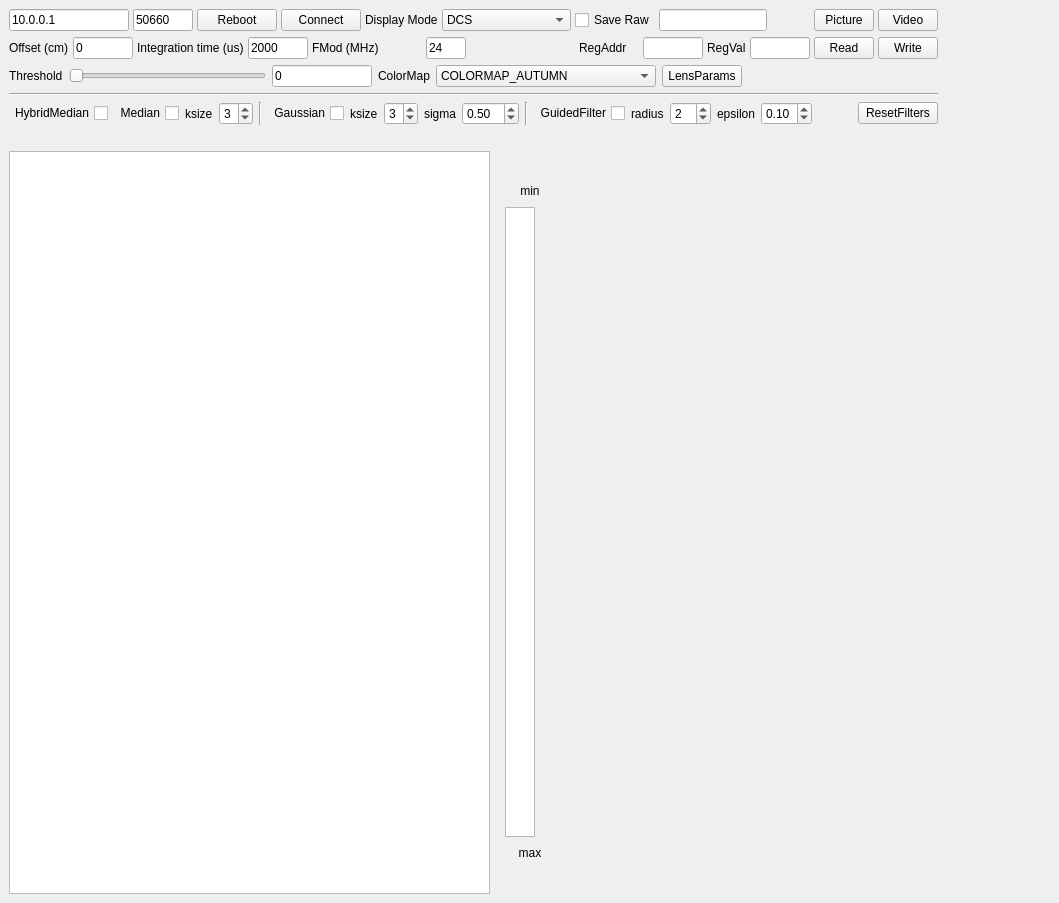
<?xml version="1.0" encoding="UTF-8"?>
<ui version="4.0">
 <class>MainWindow</class>
 <widget class="QMainWindow" name="MainWindow">
  <property name="geometry">
   <rect>
    <x>0</x>
    <y>0</y>
    <width>1059</width>
    <height>903</height>
   </rect>
  </property>
  <property name="windowTitle">
   <string>IMX556 TOF Sensor Demo</string>
  </property>
  <widget class="QWidget" name="centralwidget">
   <layout class="QVBoxLayout" name="verticalLayout_2">
    <item>
     <layout class="QHBoxLayout" name="horizontalLayout_3" stretch="0,15">
      <item>
       <layout class="QVBoxLayout" name="verticalLayout">
        <item>
         <layout class="QHBoxLayout" name="horizontalLayout">
          <property name="spacing">
           <number>4</number>
          </property>
          <item>
           <widget class="QLineEdit" name="lineEdit_hostName">
            <property name="sizePolicy">
             <sizepolicy hsizetype="Preferred" vsizetype="Preferred">
              <horstretch>0</horstretch>
              <verstretch>0</verstretch>
             </sizepolicy>
            </property>
            <property name="minimumSize">
             <size>
              <width>120</width>
              <height>22</height>
             </size>
            </property>
            <property name="maximumSize">
             <size>
              <width>120</width>
              <height>16777215</height>
             </size>
            </property>
            <property name="text">
             <string>10.0.0.1</string>
            </property>
            <property name="placeholderText">
             <string>IP</string>
            </property>
           </widget>
          </item>
          <item>
           <widget class="QLineEdit" name="lineEdit_port">
            <property name="sizePolicy">
             <sizepolicy hsizetype="Preferred" vsizetype="Preferred">
              <horstretch>0</horstretch>
              <verstretch>0</verstretch>
             </sizepolicy>
            </property>
            <property name="minimumSize">
             <size>
              <width>60</width>
              <height>22</height>
             </size>
            </property>
            <property name="maximumSize">
             <size>
              <width>60</width>
              <height>16777215</height>
             </size>
            </property>
            <property name="text">
             <string>50660</string>
            </property>
            <property name="placeholderText">
             <string>Port</string>
            </property>
           </widget>
          </item>
          <item>
           <widget class="QPushButton" name="pushButton_reboot">
            <property name="sizePolicy">
             <sizepolicy hsizetype="Preferred" vsizetype="Preferred">
              <horstretch>0</horstretch>
              <verstretch>0</verstretch>
             </sizepolicy>
            </property>
            <property name="text">
             <string>Reboot</string>
            </property>
           </widget>
          </item>
          <item>
           <widget class="QPushButton" name="pushButton_connect">
            <property name="sizePolicy">
             <sizepolicy hsizetype="Preferred" vsizetype="Preferred">
              <horstretch>0</horstretch>
              <verstretch>0</verstretch>
             </sizepolicy>
            </property>
            <property name="minimumSize">
             <size>
              <width>80</width>
              <height>0</height>
             </size>
            </property>
            <property name="maximumSize">
             <size>
              <width>80</width>
              <height>16777215</height>
             </size>
            </property>
            <property name="text">
             <string>Connect</string>
            </property>
           </widget>
          </item>
          <item>
           <widget class="QLabel" name="label_DisplayMode">
            <property name="sizePolicy">
             <sizepolicy hsizetype="Expanding" vsizetype="Preferred">
              <horstretch>0</horstretch>
              <verstretch>0</verstretch>
             </sizepolicy>
            </property>
            <property name="minimumSize">
             <size>
              <width>0</width>
              <height>0</height>
             </size>
            </property>
            <property name="maximumSize">
             <size>
              <width>16777215</width>
              <height>16777215</height>
             </size>
            </property>
            <property name="layoutDirection">
             <enum>Qt::LeftToRight</enum>
            </property>
            <property name="text">
             <string>Display Mode</string>
            </property>
           </widget>
          </item>
          <item>
           <widget class="QComboBox" name="comboBox_displayMode">
            <property name="sizePolicy">
             <sizepolicy hsizetype="MinimumExpanding" vsizetype="Preferred">
              <horstretch>0</horstretch>
              <verstretch>0</verstretch>
             </sizepolicy>
            </property>
            <property name="minimumSize">
             <size>
              <width>0</width>
              <height>0</height>
             </size>
            </property>
            <property name="maximumSize">
             <size>
              <width>200</width>
              <height>16777215</height>
             </size>
            </property>
            <property name="currentText">
             <string>DCS</string>
            </property>
            <property name="currentIndex">
             <number>0</number>
            </property>
            <item>
             <property name="text">
              <string>DCS</string>
             </property>
            </item>
            <item>
             <property name="text">
              <string>Amplitude (clamp)</string>
             </property>
            </item>
            <item>
             <property name="text">
              <string>Amplitude (scale)</string>
             </property>
            </item>
            <item>
             <property name="text">
              <string>Distance</string>
             </property>
            </item>
            <item>
             <property name="text">
              <string>Pointcloud</string>
             </property>
            </item>
           </widget>
          </item>
          <item>
           <widget class="QCheckBox" name="checkBox_saveRaw">
            <property name="text">
             <string>Save Raw</string>
            </property>
           </widget>
          </item>
          <item>
           <widget class="QLineEdit" name="lineEdit_savePath">
            <property name="toolTip">
             <string>check &quot;Save Raw&quot; box to select destination</string>
            </property>
            <property name="readOnly">
             <bool>true</bool>
            </property>
           </widget>
          </item>
          <item>
           <spacer name="horizontalSpacer_5">
            <property name="orientation">
             <enum>Qt::Horizontal</enum>
            </property>
            <property name="sizeHint" stdset="0">
             <size>
              <width>40</width>
              <height>20</height>
             </size>
            </property>
           </spacer>
          </item>
          <item>
           <widget class="QPushButton" name="pushButton_picture">
            <property name="sizePolicy">
             <sizepolicy hsizetype="Preferred" vsizetype="Preferred">
              <horstretch>0</horstretch>
              <verstretch>0</verstretch>
             </sizepolicy>
            </property>
            <property name="minimumSize">
             <size>
              <width>60</width>
              <height>0</height>
             </size>
            </property>
            <property name="maximumSize">
             <size>
              <width>60</width>
              <height>16777215</height>
             </size>
            </property>
            <property name="text">
             <string>Picture</string>
            </property>
           </widget>
          </item>
          <item>
           <widget class="QPushButton" name="pushButton_Video">
            <property name="sizePolicy">
             <sizepolicy hsizetype="Preferred" vsizetype="Preferred">
              <horstretch>0</horstretch>
              <verstretch>0</verstretch>
             </sizepolicy>
            </property>
            <property name="minimumSize">
             <size>
              <width>60</width>
              <height>0</height>
             </size>
            </property>
            <property name="maximumSize">
             <size>
              <width>60</width>
              <height>16777215</height>
             </size>
            </property>
            <property name="text">
             <string>Video</string>
            </property>
           </widget>
          </item>
         </layout>
        </item>
        <item>
         <layout class="QHBoxLayout" name="horizontalLayout_2">
          <property name="spacing">
           <number>4</number>
          </property>
          <item>
           <widget class="QLabel" name="label_Offset">
            <property name="sizePolicy">
             <sizepolicy hsizetype="Preferred" vsizetype="Preferred">
              <horstretch>0</horstretch>
              <verstretch>0</verstretch>
             </sizepolicy>
            </property>
            <property name="minimumSize">
             <size>
              <width>0</width>
              <height>0</height>
             </size>
            </property>
            <property name="maximumSize">
             <size>
              <width>80</width>
              <height>16777215</height>
             </size>
            </property>
            <property name="text">
             <string>Offset (cm)</string>
            </property>
           </widget>
          </item>
          <item>
           <widget class="QLineEdit" name="lineEdit_offset">
            <property name="sizePolicy">
             <sizepolicy hsizetype="Preferred" vsizetype="Preferred">
              <horstretch>0</horstretch>
              <verstretch>0</verstretch>
             </sizepolicy>
            </property>
            <property name="minimumSize">
             <size>
              <width>60</width>
              <height>0</height>
             </size>
            </property>
            <property name="maximumSize">
             <size>
              <width>60</width>
              <height>16777215</height>
             </size>
            </property>
            <property name="text">
             <string>0</string>
            </property>
           </widget>
          </item>
          <item>
           <widget class="QLabel" name="label_IntgTime">
            <property name="sizePolicy">
             <sizepolicy hsizetype="Preferred" vsizetype="Preferred">
              <horstretch>0</horstretch>
              <verstretch>0</verstretch>
             </sizepolicy>
            </property>
            <property name="minimumSize">
             <size>
              <width>0</width>
              <height>0</height>
             </size>
            </property>
            <property name="maximumSize">
             <size>
              <width>16777215</width>
              <height>16777215</height>
             </size>
            </property>
            <property name="text">
             <string>Integration time (us)</string>
            </property>
           </widget>
          </item>
          <item>
           <widget class="QLineEdit" name="lineEdit_intgtime">
            <property name="sizePolicy">
             <sizepolicy hsizetype="Preferred" vsizetype="Preferred">
              <horstretch>0</horstretch>
              <verstretch>0</verstretch>
             </sizepolicy>
            </property>
            <property name="minimumSize">
             <size>
              <width>60</width>
              <height>0</height>
             </size>
            </property>
            <property name="maximumSize">
             <size>
              <width>60</width>
              <height>16777215</height>
             </size>
            </property>
            <property name="text">
             <string>2000</string>
            </property>
           </widget>
          </item>
          <item>
           <widget class="QLabel" name="label_FMOD">
            <property name="sizePolicy">
             <sizepolicy hsizetype="Expanding" vsizetype="Preferred">
              <horstretch>0</horstretch>
              <verstretch>0</verstretch>
             </sizepolicy>
            </property>
            <property name="minimumSize">
             <size>
              <width>80</width>
              <height>0</height>
             </size>
            </property>
            <property name="maximumSize">
             <size>
              <width>16777215</width>
              <height>16777215</height>
             </size>
            </property>
            <property name="text">
             <string>FMod (MHz)</string>
            </property>
           </widget>
          </item>
          <item>
           <widget class="QLineEdit" name="lineEdit_fmod">
            <property name="sizePolicy">
             <sizepolicy hsizetype="Preferred" vsizetype="Preferred">
              <horstretch>0</horstretch>
              <verstretch>0</verstretch>
             </sizepolicy>
            </property>
            <property name="minimumSize">
             <size>
              <width>40</width>
              <height>0</height>
             </size>
            </property>
            <property name="maximumSize">
             <size>
              <width>40</width>
              <height>16777215</height>
             </size>
            </property>
            <property name="text">
             <string>24</string>
            </property>
           </widget>
          </item>
          <item>
           <spacer name="horizontalSpacer_2">
            <property name="orientation">
             <enum>Qt::Horizontal</enum>
            </property>
            <property name="sizeHint" stdset="0">
             <size>
              <width>40</width>
              <height>20</height>
             </size>
            </property>
           </spacer>
          </item>
          <item>
           <widget class="QLabel" name="label_i2c_addr">
            <property name="sizePolicy">
             <sizepolicy hsizetype="Preferred" vsizetype="Preferred">
              <horstretch>0</horstretch>
              <verstretch>0</verstretch>
             </sizepolicy>
            </property>
            <property name="minimumSize">
             <size>
              <width>60</width>
              <height>0</height>
             </size>
            </property>
            <property name="maximumSize">
             <size>
              <width>60</width>
              <height>16777215</height>
             </size>
            </property>
            <property name="text">
             <string>RegAddr</string>
            </property>
           </widget>
          </item>
          <item>
           <widget class="QLineEdit" name="lineEdit_i2c_addr">
            <property name="sizePolicy">
             <sizepolicy hsizetype="Preferred" vsizetype="Preferred">
              <horstretch>0</horstretch>
              <verstretch>0</verstretch>
             </sizepolicy>
            </property>
            <property name="minimumSize">
             <size>
              <width>60</width>
              <height>0</height>
             </size>
            </property>
            <property name="maximumSize">
             <size>
              <width>60</width>
              <height>16777215</height>
             </size>
            </property>
           </widget>
          </item>
          <item>
           <widget class="QLabel" name="label_i2c_val">
            <property name="sizePolicy">
             <sizepolicy hsizetype="Preferred" vsizetype="Preferred">
              <horstretch>0</horstretch>
              <verstretch>0</verstretch>
             </sizepolicy>
            </property>
            <property name="minimumSize">
             <size>
              <width>0</width>
              <height>0</height>
             </size>
            </property>
            <property name="maximumSize">
             <size>
              <width>60</width>
              <height>16777215</height>
             </size>
            </property>
            <property name="text">
             <string>RegVal</string>
            </property>
           </widget>
          </item>
          <item>
           <widget class="QLineEdit" name="lineEdit_i2c_val">
            <property name="sizePolicy">
             <sizepolicy hsizetype="Preferred" vsizetype="Preferred">
              <horstretch>0</horstretch>
              <verstretch>0</verstretch>
             </sizepolicy>
            </property>
            <property name="minimumSize">
             <size>
              <width>60</width>
              <height>0</height>
             </size>
            </property>
            <property name="maximumSize">
             <size>
              <width>60</width>
              <height>16777215</height>
             </size>
            </property>
           </widget>
          </item>
          <item>
           <widget class="QPushButton" name="pushButton_i2c_read">
            <property name="sizePolicy">
             <sizepolicy hsizetype="Preferred" vsizetype="Preferred">
              <horstretch>0</horstretch>
              <verstretch>0</verstretch>
             </sizepolicy>
            </property>
            <property name="minimumSize">
             <size>
              <width>60</width>
              <height>0</height>
             </size>
            </property>
            <property name="maximumSize">
             <size>
              <width>60</width>
              <height>16777215</height>
             </size>
            </property>
            <property name="text">
             <string>Read</string>
            </property>
           </widget>
          </item>
          <item>
           <widget class="QPushButton" name="pushButton_i2c_write">
            <property name="sizePolicy">
             <sizepolicy hsizetype="Preferred" vsizetype="Preferred">
              <horstretch>0</horstretch>
              <verstretch>0</verstretch>
             </sizepolicy>
            </property>
            <property name="minimumSize">
             <size>
              <width>60</width>
              <height>0</height>
             </size>
            </property>
            <property name="maximumSize">
             <size>
              <width>60</width>
              <height>16777215</height>
             </size>
            </property>
            <property name="text">
             <string>Write</string>
            </property>
           </widget>
          </item>
         </layout>
        </item>
        <item>
         <layout class="QHBoxLayout" name="horizontalLayout_5">
          <item>
           <widget class="QLabel" name="label_threshold">
            <property name="text">
             <string>Threshold</string>
            </property>
           </widget>
          </item>
          <item>
           <widget class="QSlider" name="hslider_threshold">
            <property name="maximum">
             <number>1000</number>
            </property>
            <property name="orientation">
             <enum>Qt::Horizontal</enum>
            </property>
           </widget>
          </item>
          <item>
           <widget class="QLineEdit" name="lineEdit_threshold">
            <property name="maximumSize">
             <size>
              <width>100</width>
              <height>16777215</height>
             </size>
            </property>
            <property name="text">
             <string>0</string>
            </property>
           </widget>
          </item>
          <item>
           <widget class="QLabel" name="label_colormap">
            <property name="text">
             <string>ColorMap</string>
            </property>
           </widget>
          </item>
          <item>
           <widget class="QComboBox" name="comboBox_colormap">
            <property name="sizePolicy">
             <sizepolicy hsizetype="Expanding" vsizetype="Fixed">
              <horstretch>0</horstretch>
              <verstretch>0</verstretch>
             </sizepolicy>
            </property>
            <property name="maximumSize">
             <size>
              <width>250</width>
              <height>16777215</height>
             </size>
            </property>
            <property name="sizeAdjustPolicy">
             <enum>QComboBox::AdjustToContentsOnFirstShow</enum>
            </property>
            <property name="minimumContentsLength">
             <number>0</number>
            </property>
            <item>
             <property name="text">
              <string>COLORMAP_AUTUMN</string>
             </property>
            </item>
            <item>
             <property name="text">
              <string>COLORMAP_BONE</string>
             </property>
            </item>
            <item>
             <property name="text">
              <string>COLORMAP_JET</string>
             </property>
            </item>
            <item>
             <property name="text">
              <string>COLORMAP_WINTER</string>
             </property>
            </item>
            <item>
             <property name="text">
              <string>COLORMAP_RAINBOW</string>
             </property>
            </item>
            <item>
             <property name="text">
              <string>COLORMAP_OCEAN</string>
             </property>
            </item>
            <item>
             <property name="text">
              <string>COLORMAP_SUMMER</string>
             </property>
            </item>
            <item>
             <property name="text">
              <string>COLORMAP_SPRING</string>
             </property>
            </item>
            <item>
             <property name="text">
              <string>COLORMAP_COOL</string>
             </property>
            </item>
            <item>
             <property name="text">
              <string>COLORMAP_HSV</string>
             </property>
            </item>
            <item>
             <property name="text">
              <string>COLORMAP_PINK</string>
             </property>
            </item>
            <item>
             <property name="text">
              <string>COLORMAP_HOT</string>
             </property>
            </item>
            <item>
             <property name="text">
              <string>COLORMAP_PARULA</string>
             </property>
            </item>
            <item>
             <property name="text">
              <string>COLORMAP_MAGMA</string>
             </property>
            </item>
            <item>
             <property name="text">
              <string>COLORMAP_INFERNO</string>
             </property>
            </item>
            <item>
             <property name="text">
              <string>COLORMAP_PLASMA</string>
             </property>
            </item>
            <item>
             <property name="text">
              <string>COLORMAP_VIRIDIS</string>
             </property>
            </item>
            <item>
             <property name="text">
              <string>COLORMAP_CIVIDIS</string>
             </property>
            </item>
            <item>
             <property name="text">
              <string>COLORMAP_TWILIGHT</string>
             </property>
            </item>
            <item>
             <property name="text">
              <string>COLORMAP_TWILIGHT_SHIFTED</string>
             </property>
            </item>
            <item>
             <property name="text">
              <string>COLORMAP_TURBO</string>
             </property>
            </item>
           </widget>
          </item>
          <item>
           <widget class="QPushButton" name="pushButton_lensparams">
            <property name="text">
             <string>LensParams</string>
            </property>
           </widget>
          </item>
          <item>
           <spacer name="horizontalSpacer_3">
            <property name="orientation">
             <enum>Qt::Horizontal</enum>
            </property>
            <property name="sizeHint" stdset="0">
             <size>
              <width>40</width>
              <height>20</height>
             </size>
            </property>
           </spacer>
          </item>
         </layout>
        </item>
        <item>
         <widget class="Line" name="line_2">
          <property name="orientation">
           <enum>Qt::Horizontal</enum>
          </property>
         </widget>
        </item>
        <item>
         <layout class="QHBoxLayout" name="horizontalLayout_8">
          <item>
           <widget class="QCheckBox" name="checkBox_hybridmedian">
            <property name="layoutDirection">
             <enum>Qt::RightToLeft</enum>
            </property>
            <property name="text">
             <string>HybridMedian</string>
            </property>
           </widget>
          </item>
          <item>
           <widget class="QCheckBox" name="checkBox_medianBlur">
            <property name="layoutDirection">
             <enum>Qt::RightToLeft</enum>
            </property>
            <property name="text">
             <string>Median</string>
            </property>
           </widget>
          </item>
          <item>
           <widget class="QLabel" name="label_median_ksize">
            <property name="text">
             <string>ksize</string>
            </property>
           </widget>
          </item>
          <item>
           <widget class="OddSpinBox" name="spinBox_median_ksize">
            <property name="toolTip">
             <string>Odd numbers only [1-9]</string>
            </property>
            <property name="wrapping">
             <bool>true</bool>
            </property>
            <property name="readOnly">
             <bool>false</bool>
            </property>
            <property name="keyboardTracking">
             <bool>false</bool>
            </property>
            <property name="minimum">
             <number>1</number>
            </property>
            <property name="maximum">
             <number>5</number>
            </property>
            <property name="singleStep">
             <number>2</number>
            </property>
            <property name="value">
             <number>3</number>
            </property>
           </widget>
          </item>
          <item>
           <widget class="Line" name="line">
            <property name="orientation">
             <enum>Qt::Vertical</enum>
            </property>
           </widget>
          </item>
          <item>
           <widget class="QCheckBox" name="checkBox_gaussianBlur">
            <property name="layoutDirection">
             <enum>Qt::RightToLeft</enum>
            </property>
            <property name="text">
             <string>Gaussian</string>
            </property>
           </widget>
          </item>
          <item>
           <widget class="QLabel" name="label_gaussian_ksize">
            <property name="text">
             <string>ksize</string>
            </property>
           </widget>
          </item>
          <item>
           <widget class="OddSpinBox" name="spinBox_gaussian_ksize">
            <property name="toolTip">
             <string>Odd numbers only [1-9]</string>
            </property>
            <property name="wrapping">
             <bool>true</bool>
            </property>
            <property name="keyboardTracking">
             <bool>false</bool>
            </property>
            <property name="minimum">
             <number>1</number>
            </property>
            <property name="maximum">
             <number>9</number>
            </property>
            <property name="singleStep">
             <number>2</number>
            </property>
            <property name="value">
             <number>3</number>
            </property>
           </widget>
          </item>
          <item>
           <widget class="QLabel" name="label_gaussian_sigma">
            <property name="text">
             <string>sigma</string>
            </property>
           </widget>
          </item>
          <item>
           <widget class="QDoubleSpinBox" name="doubleSpinBox_gaussian_sigma">
            <property name="keyboardTracking">
             <bool>false</bool>
            </property>
            <property name="minimum">
             <double>0.000000000000000</double>
            </property>
            <property name="singleStep">
             <double>0.100000000000000</double>
            </property>
            <property name="value">
             <double>0.500000000000000</double>
            </property>
           </widget>
          </item>
          <item>
           <widget class="Line" name="line_3">
            <property name="orientation">
             <enum>Qt::Vertical</enum>
            </property>
           </widget>
          </item>
          <item>
           <widget class="QCheckBox" name="checkBox_guidedFilter">
            <property name="layoutDirection">
             <enum>Qt::RightToLeft</enum>
            </property>
            <property name="text">
             <string>GuidedFilter</string>
            </property>
           </widget>
          </item>
          <item>
           <widget class="QLabel" name="label_guided_r">
            <property name="text">
             <string>radius</string>
            </property>
           </widget>
          </item>
          <item>
           <widget class="EvenSpinBox" name="spinBox_guided_r">
            <property name="toolTip">
             <string>Even number only</string>
            </property>
            <property name="wrapping">
             <bool>true</bool>
            </property>
            <property name="keyboardTracking">
             <bool>false</bool>
            </property>
            <property name="minimum">
             <number>2</number>
            </property>
            <property name="maximum">
             <number>10</number>
            </property>
            <property name="singleStep">
             <number>2</number>
            </property>
           </widget>
          </item>
          <item>
           <widget class="QLabel" name="label_guided_eps">
            <property name="text">
             <string>epsilon</string>
            </property>
           </widget>
          </item>
          <item>
           <widget class="QDoubleSpinBox" name="doubleSpinBox_guided_eps">
            <property name="keyboardTracking">
             <bool>false</bool>
            </property>
            <property name="minimum">
             <double>0.010000000000000</double>
            </property>
            <property name="maximum">
             <double>0.250000000000000</double>
            </property>
            <property name="singleStep">
             <double>0.010000000000000</double>
            </property>
            <property name="value">
             <double>0.100000000000000</double>
            </property>
           </widget>
          </item>
          <item>
           <spacer name="horizontalSpacer_4">
            <property name="orientation">
             <enum>Qt::Horizontal</enum>
            </property>
            <property name="sizeHint" stdset="0">
             <size>
              <width>40</width>
              <height>20</height>
             </size>
            </property>
           </spacer>
          </item>
          <item>
           <widget class="QPushButton" name="pushButton_resetFilters">
            <property name="text">
             <string>ResetFilters</string>
            </property>
           </widget>
          </item>
         </layout>
        </item>
       </layout>
      </item>
      <item>
       <spacer name="horizontalSpacer">
        <property name="orientation">
         <enum>Qt::Horizontal</enum>
        </property>
        <property name="sizeHint" stdset="0">
         <size>
          <width>358</width>
          <height>20</height>
         </size>
        </property>
       </spacer>
      </item>
     </layout>
    </item>
    <item>
     <layout class="QHBoxLayout" name="horizontalLayout_6">
      <item>
       <widget class="QLabel" name="labelStatusIndicator">
        <property name="maximumSize">
         <size>
          <width>20</width>
          <height>20</height>
         </size>
        </property>
        <property name="text">
         <string/>
        </property>
       </widget>
      </item>
      <item>
       <widget class="QLabel" name="labelStatus">
        <property name="minimumSize">
         <size>
          <width>120</width>
          <height>0</height>
         </size>
        </property>
        <property name="text">
         <string/>
        </property>
       </widget>
      </item>
     </layout>
    </item>
    <item>
     <layout class="QHBoxLayout" name="horizontalLayout_4">
      <item>
       <widget class="QGraphicsView" name="graphicsView_Main">
        <property name="verticalScrollBarPolicy">
         <enum>Qt::ScrollBarAlwaysOff</enum>
        </property>
        <property name="horizontalScrollBarPolicy">
         <enum>Qt::ScrollBarAlwaysOff</enum>
        </property>
        <property name="sizeAdjustPolicy">
         <enum>QAbstractScrollArea::AdjustToContents</enum>
        </property>
       </widget>
      </item>
      <item>
       <widget class="QWidget" name="colorbar_widget" native="true">
        <layout class="QVBoxLayout" name="colorbarLayout_3">
         <item>
          <spacer name="verticalSpacer_2">
           <property name="orientation">
            <enum>Qt::Vertical</enum>
           </property>
           <property name="sizeHint" stdset="0">
            <size>
             <width>20</width>
             <height>40</height>
            </size>
           </property>
          </spacer>
         </item>
         <item>
          <widget class="QLabel" name="label_minDistance_3">
           <property name="sizePolicy">
            <sizepolicy hsizetype="Maximum" vsizetype="Maximum">
             <horstretch>0</horstretch>
             <verstretch>0</verstretch>
            </sizepolicy>
           </property>
           <property name="minimumSize">
            <size>
             <width>50</width>
             <height>20</height>
            </size>
           </property>
           <property name="maximumSize">
            <size>
             <width>50</width>
             <height>20</height>
            </size>
           </property>
           <property name="text">
            <string>min</string>
           </property>
           <property name="alignment">
            <set>Qt::AlignCenter</set>
           </property>
          </widget>
         </item>
         <item>
          <widget class="QGraphicsView" name="colorBarView_3">
           <property name="sizePolicy">
            <sizepolicy hsizetype="Preferred" vsizetype="Preferred">
             <horstretch>0</horstretch>
             <verstretch>0</verstretch>
            </sizepolicy>
           </property>
           <property name="minimumSize">
            <size>
             <width>30</width>
             <height>630</height>
            </size>
           </property>
           <property name="maximumSize">
            <size>
             <width>30</width>
             <height>630</height>
            </size>
           </property>
           <property name="verticalScrollBarPolicy">
            <enum>Qt::ScrollBarAlwaysOff</enum>
           </property>
           <property name="horizontalScrollBarPolicy">
            <enum>Qt::ScrollBarAlwaysOff</enum>
           </property>
          </widget>
         </item>
         <item>
          <widget class="QLabel" name="label_maxDistance_3">
           <property name="sizePolicy">
            <sizepolicy hsizetype="Preferred" vsizetype="Preferred">
             <horstretch>0</horstretch>
             <verstretch>0</verstretch>
            </sizepolicy>
           </property>
           <property name="minimumSize">
            <size>
             <width>50</width>
             <height>20</height>
            </size>
           </property>
           <property name="maximumSize">
            <size>
             <width>50</width>
             <height>20</height>
            </size>
           </property>
           <property name="text">
            <string>max</string>
           </property>
           <property name="alignment">
            <set>Qt::AlignCenter</set>
           </property>
          </widget>
         </item>
         <item>
          <spacer name="verticalSpacer">
           <property name="orientation">
            <enum>Qt::Vertical</enum>
           </property>
           <property name="sizeHint" stdset="0">
            <size>
             <width>20</width>
             <height>40</height>
            </size>
           </property>
          </spacer>
         </item>
        </layout>
       </widget>
      </item>
      <item>
       <widget class="PCLViewer" name="pclviewer_widget" native="true">
        <property name="sizePolicy">
         <sizepolicy hsizetype="Expanding" vsizetype="Expanding">
          <horstretch>0</horstretch>
          <verstretch>0</verstretch>
         </sizepolicy>
        </property>
       </widget>
      </item>
     </layout>
    </item>
   </layout>
  </widget>
 </widget>
 <customwidgets>
  <customwidget>
   <class>OddSpinBox</class>
   <extends>QSpinBox</extends>
   <header>spinbox.h</header>
  </customwidget>
  <customwidget>
   <class>EvenSpinBox</class>
   <extends>QSpinBox</extends>
   <header>spinbox.h</header>
  </customwidget>
  <customwidget>
   <class>PCLViewer</class>
   <extends>QWidget</extends>
   <header>pclviewer.h</header>
   <container>1</container>
  </customwidget>
 </customwidgets>
 <resources/>
 <connections/>
</ui>
